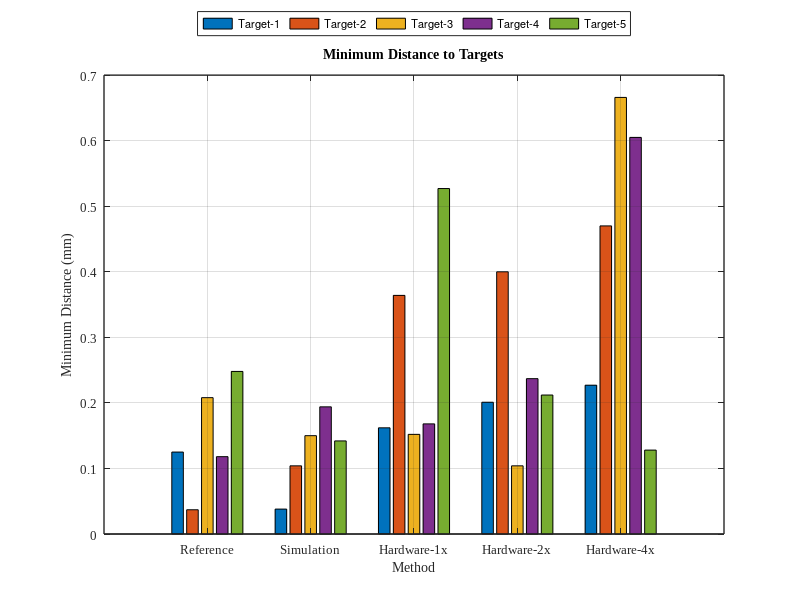

Reproduce this figure in MATLAB.
figure('Color','w','Units','inches','Position',[1 1 6 3.2]);

% Data (rows = methods, columns = targets)
data = [
    0.125 0.037 0.208 0.118 0.248;   % Reference
    0.038 0.104 0.150 0.194 0.142;   % Simulation
    0.162 0.364 0.152 0.168 0.527;   % HW 1x
    0.201 0.400 0.104 0.237 0.212;   % HW 2x
    0.227 0.470 0.666 0.605 0.128    % HW 4x
];

bar(data);
grid on;

set(gca,'FontName','Times New Roman','FontSize',9,'LineWidth',1);

set(gca,'XTickLabel',{'Reference','Simulation','Hardware-1x','Hardware-2x','Hardware-4x'});

ylabel('Minimum Distance (mm)','FontName','Times New Roman','FontSize',10);
xlabel('Method','FontName','Times New Roman','FontSize',10);

legend({'Target-1','Target-2','Target-3','Target-4','Target-5'},'Location','northoutside','Orientation','horizontal','FontSize',8);

title('Minimum Distance to Targets','FontName','Times New Roman','FontSize',10);
